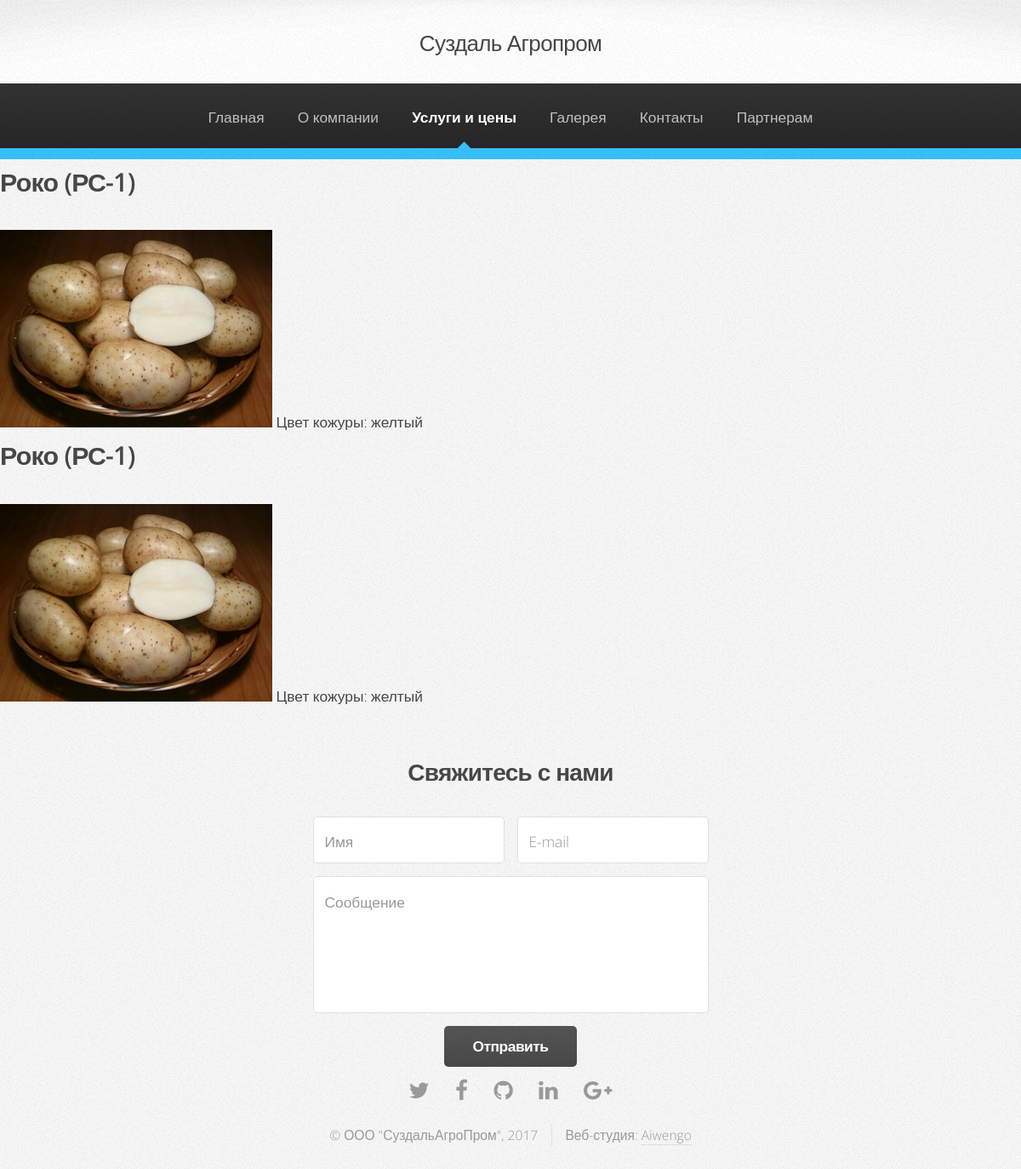
/prices, run on an earlier commit of the app's database.
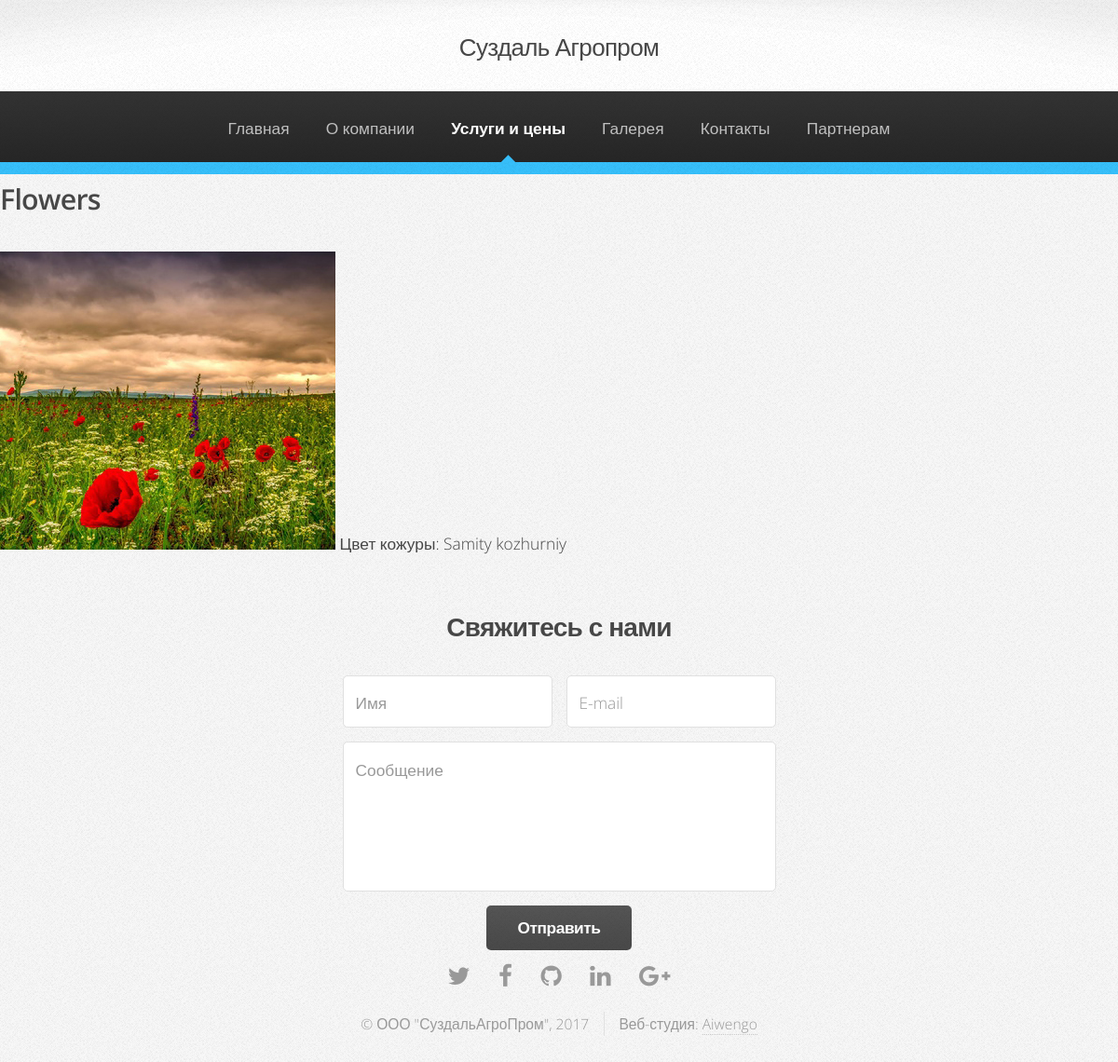
And on a later commit of the database.
### siteagro/models.py (models this page shows)
class Goods(models.Model):
    header = models.TextField(max_length=100)
    image = models.ImageField(upload_to="goods")
    kozhura = models.TextField(max_length=250)
    makot = models.TextField(max_length=250)
    forma = models.TextField(max_length=250)
    deep = models.TextField(max_length=250)
    lezh = models.TextField(max_length=250)
    cancer = models.TextField(max_length=250)
    weight = models.TextField(max_length=250)
    starch = models.TextField(max_length=250)
    export = models.TextField(max_length=250)
    origin = models.TextField(max_length=250)

### siteagro/views.py (the view)
# urls.py: path('prices', views.prices, name="prices"),
def prices(request):
    if Goods.objects.exists():
        goods = Goods.objects.order_by("pk")
    else:
        goods = None
    return render(request, "prices.html", {"goods": goods, "Prices":"current"})

### siteagro/templates/prices.html (shortened to what this page needs)
{% extends "base.html" %}
{% load static %}
{% block stylesheets %}
	<link rel="stylesheet" href="{% static 'siteagro/css/index.css' %}" />
	<link rel="stylesheet" href="{% static 'siteagro/css/slick.css' %}" />
	<link rel="stylesheet" href="{% static 'siteagro/css/slick-theme.css' %}" />
{% endblock %}
{% block content %}
    {% for product in goods %}
        <div class="product">
            <h2>{{product.header}}</h2>
            <img src="{{product.image.url}}" alt="">
            <span>Цвет кожуры: {{product.kozhura}}</span><br>
        </div>
    {% endfor %}
{% endblock %}

### siteagro/templates/base.html (shortened to what this page needs)
<!DOCTYPE HTML>
{% load static %}
{% load chunks %}
<html lang="ru">
	<head>
		<link rel="stylesheet" href="{% static 'siteagro/css/main.css' %}" />
		{% block stylesheets %}{% endblock %}
	</head>
	<body>
		<div id="page-wrapper">
				<div id="header">
						<h1><a href="index.html" id="logo"><em>Суздаль Агропром</em></a></h1>
						<nav id="nav">
							<ul>
								<li class="{{Index}}"><a href="{% url 'index' %}">Главная</a></li>
								<li class="{{About}}"><a href="{% url 'about' %}">О компании</a></li>
								<li class="{{Prices}}"><a href="{% url 'prices' %}">Услуги и цены</a></li>
								<li class="{{Gallery}}"><a href="{% url 'gallery' %}">Галерея</a></li>
								<li class="{{Contacts}}"><a href="{% url 'contacts' %}">Контакты</a></li>
								<li class="{{Partners}}"><a href="{% url 'partners' %}">Партнерам</a></li>
							</ul>
						</nav>
				</div>
			{% block content%} {% endblock %}
				<div id="footer">
					<div class="container">
						<div class="row">
							<section class="3u 6u$(narrower) 12u$(mobilep)">
							</section>
							<section class="6u 12u(narrower) footer-form">
								<h3>Свяжитесь с нами</h3>
								<form>
									<div class="row 50%">
										<div class="6u 12u(mobilep)">
											<input type="text" name="name" id="name" placeholder="Имя" />
										</div>
										<div class="6u 12u(mobilep)">
											<input type="email" name="email" id="email" placeholder="E-mail" />
										</div>
									</div>
									<div class="row 50%">
										<div class="12u">
											<textarea name="message" id="message" placeholder="Сообщение" rows="5"></textarea>
										</div>
									</div>
									<div class="row 50%">
										<div class="12u">
											<ul class="actions">
												<li><input type="submit" class="button alt" value="Отправить" /></li>
											</ul>
										</div>
									</div>
								</form>
							</section>
						</div>
					</div>
						<ul class="icons">
							<li><a href="#" class="icon fa-twitter"><span class="label">Twitter</span></a></li>
							<li><a href="#" class="icon fa-facebook"><span class="label">Facebook</span></a></li>
							<li><a href="#" class="icon fa-github"><span class="label">GitHub</span></a></li>
							<li><a href="#" class="icon fa-linkedin"><span class="label">LinkedIn</span></a></li>
							<li><a href="#" class="icon fa-google-plus"><span class="label">Google+</span></a></li>
						</ul>
						<div class="copyright">
							<ul class="menu">
								<li>&copy; ООО "СуздальАгроПром", 2017</li><li>Веб-студия: <a href="www.aiwengo.ru">Aiwengo</a></li>
							</ul>
						</div>
				</div>
		</div>
	</body>
</html>

What changed in the data, as far as the page shows it:
removed Goods: header "Роко (РС-1)", image (picture), kozhura "желтый"
removed Goods: header "Роко (РС-1)", image (picture), kozhura "желтый"
added Goods: header "Flowers", image (picture), kozhura "Samity kozhurniy"
